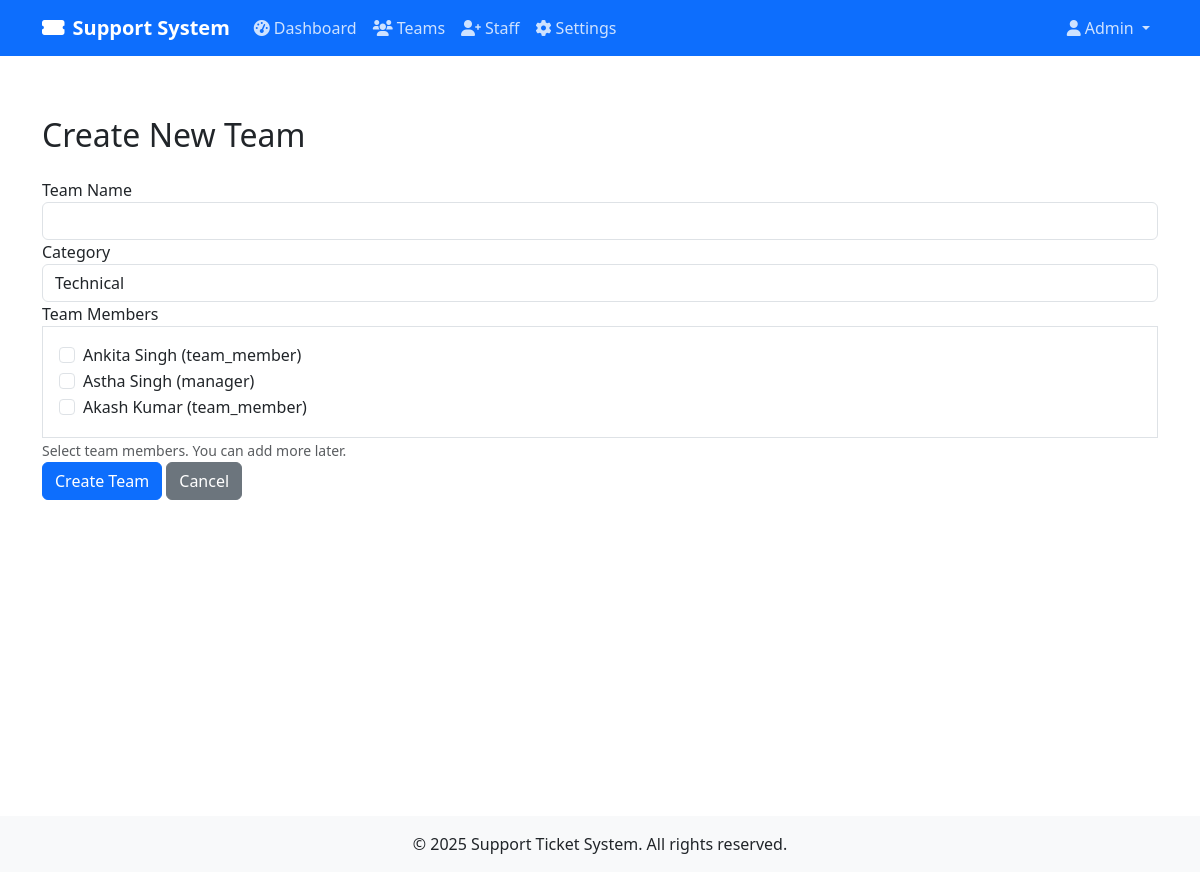
Page /create_team (signed in) on the committed database.
### app.py (models this page shows, shortened)
class User(UserMixin, db.Model):
    id = db.Column(db.Integer, primary_key=True)
    email = db.Column(db.String(120), unique=True, nullable=False)
    password_hash = db.Column(db.String(128))
    first_name = db.Column(db.String(50))
    last_name = db.Column(db.String(50))
    role = db.Column(db.String(20))  # admin, manager, team_member, client
    created_at = db.Column(db.DateTime, default=datetime.utcnow)
    phone = db.Column(db.String(20))
    team_id = db.Column(db.Integer, db.ForeignKey('team.id'))
    managed_teams = db.relationship('Team', backref='manager', foreign_keys='Team.manager_id')
    otp = db.Column(db.String(6), nullable=True)

### app.py (the view, shortened to what this page needs)
@app.route('/create_team', methods=['GET', 'POST'])
@login_required
def create_team():
    if current_user.role != 'admin':
        abort(403)
    potential_members = User.query.filter(User.role.in_(['manager', 'team_member'])).all()
    return render_template('create_team.html', potential_members=potential_members)

### app.py (called while the page is built)
@login_manager.user_loader
def load_user(user_id):
    return User.query.get(int(user_id))

@app.before_request
def check_inactive_tickets():
    if current_user.is_authenticated and current_user.role == 'team_member':
        check_and_close_inactive_tickets()

### templates/create_team.html (shortened to what this page needs)
{% extends "base.html" %}
{% block content %}
<div class="container mt-4">
    <h2>Create New Team</h2>
    <form method="POST" class="mt-4">
        <div class="form-group">
            <label for="name">Team Name</label>
            <input type="text" class="form-control" id="name" name="name" required>
        </div>
        <div class="form-group">
            <label for="category">Category</label>
            <select class="form-control" id="category" name="category" required>
                <option value="Technical">Technical</option>
            </select>
        </div>
        <div class="form-group">
            <label>Team Members</label>
            <div class="border p-3" style="max-height: 300px; overflow-y: auto;">
                {% for member in potential_members %}
                <div class="form-check">
                    <input class="form-check-input" type="checkbox" name="members" value="{{ member.id }}" id="member{{ member.id }}">
                    <label class="form-check-label" for="member{{ member.id }}">
                        {{ member.first_name }} {{ member.last_name }} ({{ member.role }})
                    </label>
                </div>
                {% endfor %}
            </div>
            <small class="form-text text-muted">Select team members. You can add more later.</small>
        </div>
        <button type="submit" class="btn btn-primary">Create Team</button>
        <a href="{{ url_for('admin_dashboard') }}" class="btn btn-secondary">Cancel</a>
    </form>
</div>
{% endblock %}

### templates/base.html (shortened to what this page needs)
<!DOCTYPE html>
<html lang="en">
<head>
    <link href="https://cdn.jsdelivr.net/npm/bootstrap@5.3.0/dist/css/bootstrap.min.css" rel="stylesheet">
    <link href="https://cdnjs.cloudflare.com/ajax/libs/font-awesome/6.0.0/css/all.min.css" rel="stylesheet">
</head>
<body>
    <nav class="navbar navbar-expand-lg navbar-dark bg-primary">
        <div class="container">
            <a class="navbar-brand" href="{{ url_for('index') }}">
                <i class="fas fa-ticket-alt me-2"></i>Support System
            </a>
            <div class="collapse navbar-collapse" id="navbarNav">
                <ul class="navbar-nav me-auto">
                    {% if current_user.is_authenticated %}
                        {% if current_user.role == 'admin' %}
                            <li class="nav-item">
                                <a class="nav-link" href="{{ url_for('admin_dashboard') }}">
                                    <i class="fas fa-tachometer-alt me-1"></i>Dashboard
                                </a>
                            </li>
                            <li class="nav-item">
                                <a class="nav-link" href="{{ url_for('create_team') }}">
                                    <i class="fas fa-users me-1"></i>Teams
                                </a>
                            </li>
                            <li class="nav-item">
                                <a class="nav-link" href="{{ url_for('add_staff') }}">
                                    <i class="fas fa-user-plus me-1"></i>Staff
                                </a>
                            </li>
                            <li class="nav-item">
                                <a class="nav-link" href="{{ url_for('admin_settings') }}">
                                    <i class="fas fa-cog me-1"></i>Settings
                                </a>
                            </li>
                        {% elif current_user.role == 'manager' %}
                            <li class="nav-item">
                                <a class="nav-link" href="{{ url_for('manager_dashboard') }}">
                                    <i class="fas fa-tachometer-alt me-1"></i>Dashboard
                                </a>
                            </li>
                        {% elif current_user.role == 'team_member' %}
                            <li class="nav-item">
                                <a class="nav-link" href="{{ url_for('team_member_dashboard') }}">
                                    <i class="fas fa-tachometer-alt me-1"></i>Dashboard
                                </a>
                            </li>
                        {% endif %}
                    {% endif %}
                </ul>
                <ul class="navbar-nav">
                    {% if current_user.is_authenticated %}
                        <li class="nav-item dropdown">
                            <a class="nav-link dropdown-toggle" href="#" id="navbarDropdown" role="button" data-bs-toggle="dropdown">
                                <i class="fas fa-user me-1"></i>{{ current_user.first_name }}
                            </a>
                        </li>
                    {% else %}
                        <li class="nav-item">
                            <a class="nav-link" href="{{ url_for('login') }}">
                                <i class="fas fa-sign-in-alt me-1"></i>Login
                            </a>
                        </li>
                    {% endif %}
                </ul>
            </div>
        </div>
    </nav>
    <div class="content-wrapper">
        {% block content %}{% endblock %}
    </div>
    <footer class="bg-light py-3 mt-auto">
        <div class="container text-center">
            <p class="mb-0">&copy; 2025 Support Ticket System. All rights reserved.</p>
        </div>
    </footer>
</body>
</html>

### templates/base.html (style rules this page uses)
.navbar-brand { font-weight: bold; }
.nav-link { color: rgba(255,255,255,0.8); }
.content-wrapper { min-height: calc(100vh - 56px); padding: 20px 0; }

### rows in the picture
User: first_name "Admin"
User: first_name "Ankita", last_name "Singh", role "team_member"
User: first_name "Astha", last_name "Singh", role "manager"
User: first_name "Akash", last_name "Kumar", role "team_member"
